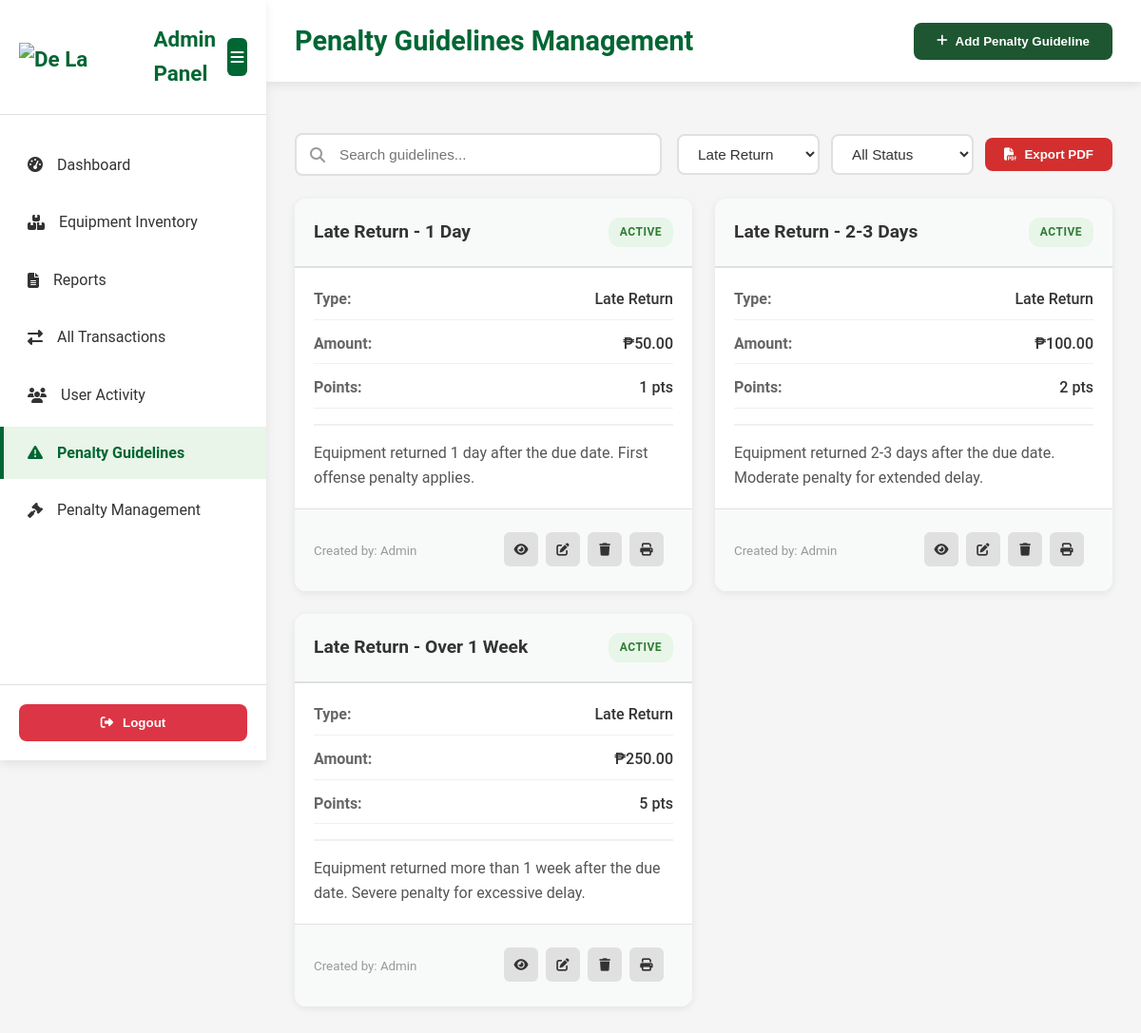
The app's page /admin-penalty-guideline.php?type=Late Return (signed in) with its own data.
### tables this page shows
CREATE TABLE IF NOT EXISTS `penalty_guidelines` (
  `id` INT AUTO_INCREMENT PRIMARY KEY,
  `title` VARCHAR(255) NOT NULL,
  `penalty_type` VARCHAR(100) NOT NULL,
  `penalty_description` TEXT NOT NULL,
  `penalty_amount` DECIMAL(10,2) NOT NULL DEFAULT 0.00,
  `penalty_points` INT NOT NULL DEFAULT 0,
  `document_path` VARCHAR(255) DEFAULT NULL,
  `status` ENUM('draft', 'active', 'archived') DEFAULT 'draft',
  `created_by` INT DEFAULT NULL,
  `updated_by` INT DEFAULT NULL,
  `created_at` TIMESTAMP DEFAULT CURRENT_TIMESTAMP,
  `updated_at` TIMESTAMP DEFAULT CURRENT_TIMESTAMP ON UPDATE CURRENT_TIMESTAMP,
  INDEX `idx_penalty_type` (`penalty_type`),
  INDEX `idx_status` (`status`),
  INDEX `idx_created_by` (`created_by`),
  INDEX `idx_updated_by` (`updated_by`)
);

### admin-penalty-guideline.php (the view, shortened to what this page needs)
<?php
$host = "localhost";
$user = "root";
$password = "";
$dbname = "capstone";
$conn = @new mysqli($host, $user, $password, $dbname);
$filter_type = isset($_GET['type']) ? $_GET['type'] : 'all';
$filter_status = isset($_GET['status']) ? $_GET['status'] : 'all';
$search_query = isset($_GET['search']) ? trim($_GET['search']) : '';
$table_check = $conn->query("SHOW TABLES LIKE 'penalty_guidelines'");
$table_exists = $table_check && $table_check->num_rows > 0;
$guidelines = null;
if ($table_exists) {
    $admin_users_check = $conn->query("SHOW TABLES LIKE 'admin_users'");
    $has_admin_users = $admin_users_check && $admin_users_check->num_rows > 0;
    if ($has_admin_users) {
        $sql = "SELECT pg.*, au.username as created_by_name
                FROM penalty_guidelines pg
                LEFT JOIN admin_users au ON pg.created_by = au.id
                WHERE 1=1";
    } else {
        $sql = "SELECT pg.*, 'Admin' as created_by_name
                FROM penalty_guidelines pg
                WHERE 1=1";
    }
    if ($filter_type !== 'all') {
        $sql .= " AND pg.penalty_type = '" . $conn->real_escape_string($filter_type) . "'";
    }
    $sql .= " ORDER BY pg.created_at DESC";
    $guidelines = $conn->query($sql);
}
$penalty_types = ['Late Return', 'Damage', 'Loss', 'Misuse', 'Other'];
?>
<!DOCTYPE html>
<html lang="en">
<head>
    <link rel="stylesheet" href="assets/css/admin-base.css?v=<?= time() ?>">
    <link rel="stylesheet" href="assets/css/penalty-guideline.css?v=<?= time() ?>">
    <link rel="stylesheet" href="https://cdnjs.cloudflare.com/ajax/libs/font-awesome/6.5.2/css/all.min.css">
</head>
<body>
    <div class="admin-container">
        <nav class="sidebar" id="sidebar">
            <div class="sidebar-header">
                <div class="logo">
                    <img src="../uploads/De lasalle ASMC.png" alt="De La Salle ASMC Logo" class="main-logo" style="height:30px; width:auto;">
                    <span class="logo-text">Admin Panel</span>
                </div>
                <button class="sidebar-toggle" id="sidebarToggle">
                    <i class="fas fa-bars"></i>
                </button>
            </div>
            <ul class="nav-menu">
                <li class="nav-item">
                    <a href="admin-dashboard.php"><i class="fas fa-tachometer-alt"></i><span>Dashboard</span></a>
                </li>
                <li class="nav-item">
                    <a href="admin-equipment-inventory.php"><i class="fas fa-boxes"></i><span>Equipment Inventory</span></a>
                </li>
                <li class="nav-item">
                    <a href="reports.php"><i class="fas fa-file-alt"></i><span>Reports</span></a>
                </li>
                <li class="nav-item">
                    <a href="admin-all-transaction.php"><i class="fas fa-exchange-alt"></i><span>All Transactions</span></a>
                </li>
                <li class="nav-item">
                    <a href="student-activity.php"><i class="fas fa-users"></i><span>User Activity</span></a>
                </li>
                <li class="nav-item active">
                    <a href="admin-penalty-guideline.php"><i class="fas fa-exclamation-triangle"></i><span>Penalty Guidelines</span></a>
                </li>
                <li class="nav-item">
                    <a href="admin-penalty-management.php"><i class="fas fa-gavel"></i><span>Penalty Management</span></a>
                </li>
            </ul>
            <div class="sidebar-footer">
                <button class="logout-btn" onclick="logout()">
                    <i class="fas fa-sign-out-alt"></i> <span>Logout</span>
                </button>
            </div>
        </nav>
        <main class="main-content">
            <header class="top-header">
                <h1 class="page-title">Penalty Guidelines Management</h1>
                <button class="add-btn" onclick="openAddModal()">
                    <i class="fas fa-plus"></i> Add Penalty Guideline
                </button>
            </header>
            <?php if ($table_exists): ?>
            <section class="content-section" style="display: block !important; visibility: visible !important;">
                <div class="filters-container">
                    <div class="search-box">
                        <i class="fas fa-search"></i>
                        <input type="text" id="searchInput" placeholder="Search guidelines..." value="<?= htmlspecialchars($search_query) ?>">
                    </div>
                    <div class="filter-group">
                        <select id="typeFilter" class="filter-select" onchange="applyFilters()">
                            <?php foreach($penalty_types as $type): ?>
                                <option value="<?= htmlspecialchars($type) ?>" <?= $filter_type === $type ? 'selected' : '' ?>>
                                    <?= htmlspecialchars($type) ?>
                                </option>
                            <?php endforeach; ?>
                        </select>
                        <select id="statusFilter" class="filter-select" onchange="applyFilters()">
                            <option value="all" <?= $filter_status === 'all' ? 'selected' : '' ?>>All Status</option>
                        </select>
                        <button class="btn-export" onclick="exportToPDF()">
                            <i class="fas fa-file-pdf"></i> Export PDF
                        </button>
                    </div>
                </div>
                <div class="guidelines-grid" style="display: grid !important; grid-template-columns: repeat(auto-fill, minmax(350px, 1fr)); gap: 24px;">
                    <?php if ($guidelines && $guidelines->num_rows > 0): ?>
                        <?php while($guideline = $guidelines->fetch_assoc()): ?>
                            <div class="guideline-card" data-id="<?= $guideline['id'] ?>">
                                <div class="card-header">
                                    <h3><?= htmlspecialchars($guideline['title']) ?></h3>
                                    <span class="status-badge status-<?= $guideline['status'] ?>">
                                        <?= ucfirst($guideline['status']) ?>
                                    </span>
                                </div>
                                <div class="card-body">
                                    <div class="info-row">
                                        <span class="label">Type:</span>
                                        <span class="value"><?= htmlspecialchars($guideline['penalty_type']) ?></span>
                                    </div>
                                    <div class="info-row">
                                        <span class="label">Amount:</span>
                                        <span class="value">₱<?= number_format($guideline['penalty_amount'], 2) ?></span>
                                    </div>
                                    <div class="info-row">
                                        <span class="label">Points:</span>
                                        <span class="value"><?= $guideline['penalty_points'] ?> pts</span>
                                    </div>
                                    <div class="description">
                                        <?= nl2br(htmlspecialchars(substr($guideline['penalty_description'], 0, 150))) ?>
                                    </div>
                                </div>
                                <div class="card-footer">
                                    <small>Created by: <?= htmlspecialchars($guideline['created_by_name'] ?? 'Unknown') ?></small>
                                    <div class="card-actions">
                                        <button class="btn-icon" onclick="viewGuideline(<?= $guideline['id'] ?>)" title="View">
                                            <i class="fas fa-eye"></i>
                                        </button>
                                        <button class="btn-icon" onclick="editGuideline(<?= $guideline['id'] ?>)" title="Edit">
                                            <i class="fas fa-edit"></i>
                                        </button>
                                        <button class="btn-icon btn-danger" onclick="deleteGuideline(<?= $guideline['id'] ?>, '<?= htmlspecialchars($guideline['title']) ?>')" title="Delete">
                                            <i class="fas fa-trash"></i>
                                        </button>
                                        <button class="btn-icon" onclick="printGuideline(<?= $guideline['id'] ?>)" title="Print">
                                            <i class="fas fa-print"></i>
                                        </button>
                                    </div>
                                </div>
                            </div>
                        <?php endwhile; ?>
                    <?php endif; ?>
                </div>
            </section>
            <?php endif; ?>
        </main>
    </div>
</body>
</html>

### assets/css/admin-base.css (style rules this page uses)
:root { --primary-green: #006633; --secondary-green: #4CAF50; --light-green: #E8F5E8; --dark-green: #004d26; --white: #ffffff; --gray: #f5f5f5; --text-dark: #333333; --shadow: 0 4px 10px rgba(0, 0, 0, 0.08); }
* { margin: 0; padding: 0; box-sizing: border-box; }
body { font-family: 'Roboto', 'Segoe UI', Tahoma, Geneva, Verdana, sans-serif; background: var(--gray); color: var(--text-dark); line-height: 1.6; }
.admin-container { display: flex; min-height: 100vh; }
.sidebar { width: 280px; background: var(--white); box-shadow: var(--shadow); display: flex; flex-direction: column; position: fixed; height: 100vh; left: 0; top: 0; transition: left 0.3s ease; z-index: 100; }
.sidebar-header { padding: 24px 20px; border-bottom: 1px solid #e0e0e0; display: flex; align-items: center; justify-content: space-between; gap: 12px; }
.logo { display: flex; align-items: center; gap: 15px; color: var(--primary-green); font-size: 1.4rem; font-weight: 700; }
.main-logo { max-height: 30px; width: auto; object-fit: contain; }
.sidebar-toggle { background: var(--primary-green); color: white; border: none; border-radius: 6px; width: 40px; height: 40px; display: flex; align-items: center; justify-content: center; cursor: pointer; transition: background 0.3s ease, transform 0.2s ease; font-size: 16px; }
.nav-menu { list-style: none; padding: 20px 0; flex: 1; }
.nav-item { margin: 5px 0; }
.nav-item a { display: flex; align-items: center; gap: 15px; padding: 15px 25px; color: var(--text-dark); text-decoration: none; transition: all 0.3s ease; border-left: 4px solid transparent; }
.nav-item.active a, .nav-item:hover a { background: var(--light-green); color: var(--primary-green); border-left: 4px solid var(--primary-green); font-weight: 600; }
.sidebar-footer { padding: 20px; border-top: 1px solid #e0e0e0; }
.logout-btn { width: 100%; padding: 12px; background: #dc3545; color: var(--white); border: none; border-radius: 8px; cursor: pointer; display: flex; align-items: center; justify-content: center; gap: 10px; font-weight: 600; transition: background 0.3s ease; }
.main-content { flex: 1; margin-left: 280px; min-height: 100vh; transition: margin-left 0.3s ease; }
.top-header { background: var(--white); padding: 20px 30px; display: flex; justify-content: space-between; align-items: center; box-shadow: var(--shadow); position: sticky; top: 0; z-index: 90; }
.page-title { font-size: 1.8rem; color: var(--primary-green); font-weight: 700; }
.content-section { display: none; padding: 30px; }
.add-btn { padding: 12px 20px; background: var(--primary-green); color: var(--white); border: none; border-radius: 8px; cursor: pointer; display: flex; align-items: center; gap: 10px; font-weight: 600; transition: background 0.3s ease; }
.card-actions { display: flex; gap: 10px; margin-top: 8px; padding: 0 10px 10px 10px; }
.status-badge { display: inline-block; padding: 4px 10px; border-radius: 12px; font-size: 0.8rem; font-weight: 600; }

### records on screen
penalty_guidelines: title "Late Return - 1 Day", status "ACTIVE", penalty_type "Late Return", penalty_amount "50.00", penalty_points "1", penalty_description "Equipment returned 1 day after the due date. First offense penalty applies.", created_by_name "Admin"
penalty_guidelines: title "Late Return - 2-3 Days", status "ACTIVE", penalty_type "Late Return", penalty_amount "100.00", penalty_points "2", penalty_description "Equipment returned 2-3 days after the due date. Moderate penalty for extended delay.", created_by_name "Admin"
penalty_guidelines: title "Late Return - Over 1 Week", status "ACTIVE", penalty_type "Late Return", penalty_amount "250.00", penalty_points "5", penalty_description "Equipment returned more than 1 week after the due date. Severe penalty for excessive delay.", created_by_name "Admin"

### other values on screen
form field value "Late Return"
